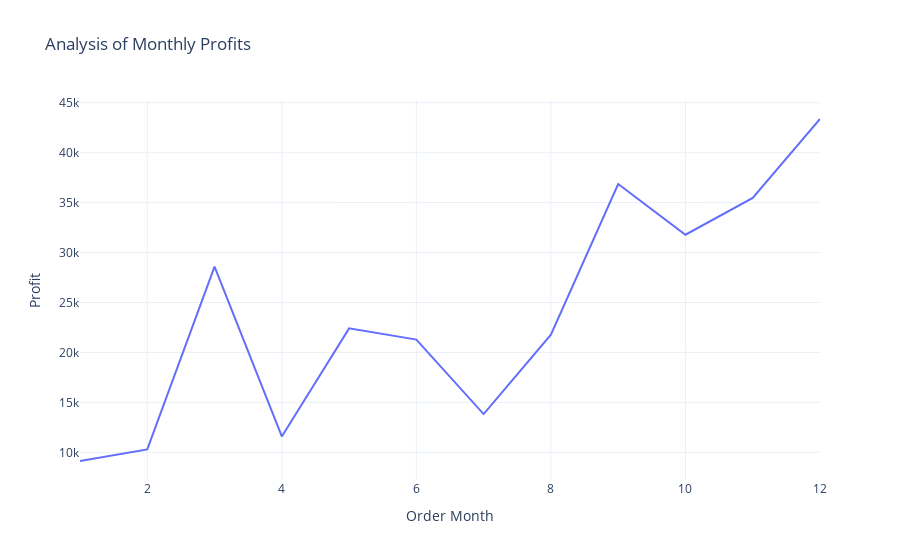

This figure's notebook cell:
### Code cell
fig.show()

### Figure 1 — Plotly figure (JSON) as saved in the notebook; plotly's stock layout.template omitted (floating-point values rounded to 4 significant figures)
{"data": [{"hovertemplate": "Order Month=%{x}<br>Profit=%{y}<extra></extra>", "legendgroup": "", "line": {"color": "#636efa", "dash": "solid"}, "marker": {"symbol": "circle"}, "mode": "lines", "name": "", "orientation": "v", "showlegend": false, "type": "scatter", "x": [1, 2, 3, 4, 5, 6, 7, 8, 9, 10, 11, 12], "xaxis": "x", "y": [9134.0, 10290.0, 28590.0, 11590.0, 22410.0, 21290.0, 13830.0, 21780.0, 36860.0, 31780.0, 35470.0, 43370.0], "yaxis": "y"}], "layout": {"legend": {"tracegroupgap": 0}, "title": {"text": "Analysis of Monthly Profits"}, "xaxis": {"anchor": "y", "domain": [0, 1], "title": {"text": "Order Month"}}, "yaxis": {"anchor": "x", "domain": [0, 1], "title": {"text": "Profit"}}}}
